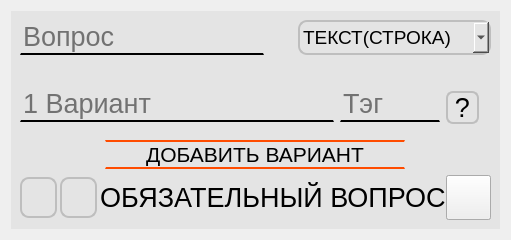
                  <widget class="QWidget" name="page_5">
                   <layout class="QVBoxLayout" name="verticalLayout_20">
                    <item>
                     <layout class="QHBoxLayout" name="horizontalLayout_99">
                      <item>
                       <widget class="QWidget" name="widget_5" native="true">
                        <property name="maximumSize">
                         <size>
                          <width>900</width>
                          <height>400</height>
                         </size>
                        </property>
                        <property name="styleSheet">
                         <string notr="true">#widget_5 {
background-color: rgb(228, 228, 228)
}</string>
                        </property>
                        <layout class="QVBoxLayout" name="verticalLayout_18">
                         <property name="sizeConstraint">
                          <enum>QLayout::SetDefaultConstraint</enum>
                         </property>
                         <item>
                          <layout class="QHBoxLayout" name="horizontalLayout_34">
                           <item>
                            <layout class="QHBoxLayout" name="horizontalLayout_35">
                             <item>
                              <widget class="QLineEdit" name="Vopros_3">
                               <property name="maximumSize">
                                <size>
                                 <width>425</width>
                                 <height>60</height>
                                </size>
                               </property>
                               <property name="font">
                                <font>
                                 <pointsize>20</pointsize>
                                </font>
                               </property>
                               <property name="styleSheet">
                                <string notr="true">border-top: 0px solid;
border-bottom: 2px solid;
background-color: rgb(228, 228, 228);</string>
                               </property>
                               <property name="alignment">
                                <set>Qt::AlignBottom|Qt::AlignLeading|Qt::AlignLeft</set>
                               </property>
                               <property name="placeholderText">
                                <string>Вопрос</string>
                               </property>
                              </widget>
                             </item>
                             <item>
                              <layout class="QHBoxLayout" name="horizontalLayout_36">
                               <property name="leftMargin">
                                <number>28</number>
                               </property>
                               <item>
                                <widget class="QComboBox" name="comboBox_3">
                                 <property name="maximumSize">
                                  <size>
                                   <width>220</width>
                                   <height>80</height>
                                  </size>
                                 </property>
                                 <property name="font">
                                  <font>
                                   <pointsize>14</pointsize>
                                  </font>
                                 </property>
                                 <property name="styleSheet">
                                  <string notr="true">#comboBox_3 {
border: 2px solid;
border-radius: 9px;
border-color:rgb(190, 190, 190) ;
background-color: rgb(228, 228, 228);
}
#comboBox_3:hover {
background-color: rgb(219, 219, 219);
}
#comboBox_3:pressed { 
background-color:rgb(219, 219, 219);
}
</string>
                                 </property>
                                 <item>
                                  <property name="text">
                                   <string>ТЕКСТ(СТРОКА)</string>
                                  </property>
                                 </item>
                                 <item>
                                  <property name="text">
                                   <string>ТЕКСТ(АБЗАЦ)</string>
                                  </property>
                                 </item>
                                 <item>
                                  <property name="text">
                                   <string>ОДИН ИЗ СПИСКА</string>
                                  </property>
                                 </item>
                                 <item>
                                  <property name="text">
                                   <string>МН. ИЗ СПИСКА</string>
                                  </property>
                                 </item>
                                 <item>
                                  <property name="text">
                                   <string>РАСКР. СПИСОК</string>
                                  </property>
                                 </item>
                                 <item>
                                  <property name="text">
                                   <string>ШКАЛА</string>
                                  </property>
                                 </item>
                                 <item>
                                  <property name="text">
                                   <string>ДАТА</string>
                                  </property>
                                 </item>
                                 <item>
                                  <property name="text">
                                   <string>ВРЕМЯ</string>
                                  </property>
                                 </item>
                                </widget>
                               </item>
                              </layout>
                             </item>
                            </layout>
                           </item>
                          </layout>
                         </item>
                         <item>
                          <layout class="QHBoxLayout" name="horizontalLayout_37">
                           <item>
                            <layout class="QHBoxLayout" name="horizontalLayout_38">
                             <item>
                              <widget class="QLineEdit" name="Kratki_otvet_2">
                               <property name="maximumSize">
                                <size>
                                 <width>425</width>
                                 <height>60</height>
                                </size>
                               </property>
                               <property name="font">
                                <font>
                                 <pointsize>20</pointsize>
                                </font>
                               </property>
                               <property name="styleSheet">
                                <string notr="true">border-top: 0px solid;
border-bottom: 2px solid;
background-color: rgb(228, 228, 228);</string>
                               </property>
                               <property name="alignment">
                                <set>Qt::AlignBottom|Qt::AlignLeading|Qt::AlignLeft</set>
                               </property>
                               <property name="placeholderText">
                                <string>1 Вариант</string>
                               </property>
                              </widget>
                             </item>
                            </layout>
                           </item>
                           <item>
                            <layout class="QHBoxLayout" name="horizontalLayout_39">
                             <item>
                              <widget class="QLineEdit" name="Tag_3">
                               <property name="maximumSize">
                                <size>
                                 <width>100</width>
                                 <height>60</height>
                                </size>
                               </property>
                               <property name="font">
                                <font>
                                 <pointsize>20</pointsize>
                                </font>
                               </property>
                               <property name="styleSheet">
                                <string notr="true">border-top: 0px solid;
border-bottom: 2px solid;
background-color: rgb(228, 228, 228);</string>
                               </property>
                               <property name="alignment">
                                <set>Qt::AlignBottom|Qt::AlignLeading|Qt::AlignLeft</set>
                               </property>
                               <property name="placeholderText">
                                <string>Тэг</string>
                               </property>
                              </widget>
                             </item>
                             <item>
                              <layout class="QVBoxLayout" name="verticalLayout_19">
                               <item>
                                <spacer name="verticalSpacer_3">
                                 <property name="orientation">
                                  <enum>Qt::Vertical</enum>
                                 </property>
                                 <property name="sizeType">
                                  <enum>QSizePolicy::Fixed</enum>
                                 </property>
                                 <property name="sizeHint" stdset="0">
                                  <size>
                                   <width>45</width>
                                   <height>30</height>
                                  </size>
                                 </property>
                                </spacer>
                               </item>
                               <item>
                                <widget class="QPushButton" name="Button_Question_3">
                                 <property name="maximumSize">
                                  <size>
                                   <width>33</width>
                                   <height>33</height>
                                  </size>
                                 </property>
                                 <property name="font">
                                  <font>
                                   <pointsize>20</pointsize>
                                  </font>
                                 </property>
                                 <property name="styleSheet">
                                  <string notr="true">#Button_Question_3 {
border: 2px solid;
border-radius: 7px;
border-color:rgb(190, 190, 190);
background-color: rgb(228, 228, 228);
}
#Button_Question_3:hover {
background-color:rgb(219, 219, 219);
}
#Button_Question_3:pressed { 
background-color:rgb(204, 204, 204);
}</string>
                                 </property>
                                 <property name="text">
                                  <string>?</string>
                                 </property>
                                </widget>
                               </item>
                              </layout>
                             </item>
                            </layout>
                           </item>
                          </layout>
                         </item>
                         <item>
                          <layout class="QHBoxLayout" name="horizontalLayout_40">
                           <property name="topMargin">
                            <number>10</number>
                           </property>
                           <item>
                            <widget class="QPushButton" name="pushButton_DOPvariany">
                             <property name="maximumSize">
                              <size>
                               <width>300</width>
                               <height>40</height>
                              </size>
                             </property>
                             <property name="font">
                              <font>
                               <pointsize>16</pointsize>
                              </font>
                             </property>
                             <property name="styleSheet">
                              <string notr="true">#pushButton_DOPvariany {
border-top: 2px solid;
border-top-color: rgb(255, 76, 0);
border-bottom: 2px solid;
border-bottom-color: rgb(255, 76, 0);
}
#pushButton_DOPvariany:hover {
background: rgb(219, 219, 219);
transition: 3s;
}
#pushButton_DOPvariany:pressed {
background: rgb(204, 204, 204);
transition: 3s;
}</string>
                             </property>
                             <property name="text">
                              <string>ДОБАВИТЬ ВАРИАНТ</string>
                             </property>
                            </widget>
                           </item>
                          </layout>
                         </item>
                         <item>
                          <layout class="QHBoxLayout" name="horizontalLayout_41">
                           <property name="spacing">
                            <number>3</number>
                           </property>
                           <item>
                            <widget class="QPushButton" name="Button_delete_3">
                             <property name="maximumSize">
                              <size>
                               <width>41</width>
                               <height>41</height>
                              </size>
                             </property>
                             <property name="styleSheet">
                              <string notr="true">#Button_delete_3 {
image: url(:/delete/Rectangle_32.png);
border: 2px solid;
border-radius: 9px;
border-color:rgb(190, 190, 190);
background-color: rgb(228, 228, 228);
}
#Button_delete_3:hover {
background-color:rgb(219, 219, 219);
}
#Button_delete_3:pressed { 
background-color:rgb(204, 204, 204);
}
</string>
                             </property>
                             <property name="text">
                              <string/>
                             </property>
                             <property name="icon">
                              <iconset>
                               <normaloff>../../../../../1621635.png</normaloff>../../../../../1621635.png</iconset>
                             </property>
                            </widget>
                           </item>
                           <item>
                            <widget class="QPushButton" name="pushButton_copy_3">
                             <property name="maximumSize">
                              <size>
                               <width>41</width>
                               <height>41</height>
                              </size>
                             </property>
                             <property name="styleSheet">
                              <string notr="true">#pushButton_copy_3 {
image: url(:/copy/1621635.png);
border: 2px solid;
border-radius: 9px;
border-color:rgb(190, 190, 190);
background-color: rgb(228, 228, 228);
}
#pushButton_copy_3:hover {
background-color:rgb(219, 219, 219);
}
#pushButton_copy_3:pressed { 
background-color:rgb(204, 204, 204);
}
</string>
                             </property>
                             <property name="text">
                              <string/>
                             </property>
                            </widget>
                           </item>
                           <item>
                            <layout class="QHBoxLayout" name="horizontalLayout_42">
                             <property name="spacing">
                              <number>0</number>
                             </property>
                             <item>
                              <widget class="QLabel" name="Obyazatelny_vopros_3">
                               <property name="maximumSize">
                                <size>
                                 <width>400</width>
                                 <height>34</height>
                                </size>
                               </property>
                               <property name="font">
                                <font>
                                 <pointsize>20</pointsize>
                                </font>
                               </property>
                               <property name="text">
                                <string>ОБЯЗАТЕЛЬНЫЙ ВОПРОС</string>
                               </property>
                              </widget>
                             </item>
                             <item>
                              <widget class="QWidget" name="widget_6" native="true">
                               <property name="minimumSize">
                                <size>
                                 <width>45</width>
                                 <height>45</height>
                                </size>
                               </property>
                               <property name="maximumSize">
                                <size>
                                 <width>45</width>
                                 <height>45</height>
                                </size>
                               </property>
                               <widget class="QPushButton" name="pushButton_6">
                                <property name="geometry">
                                 <rect>
                                  <x>0</x>
                                  <y>0</y>
                                  <width>45</width>
                                  <height>45</height>
                                 </rect>
                                </property>
                                <property name="maximumSize">
                                 <size>
                                  <width>45</width>
                                  <height>45</height>
                                 </size>
                                </property>
                                <property name="text">
                                 <string/>
                                </property>
                               </widget>
                               <widget class="QPushButton" name="pushButton_7">
                                <property name="geometry">
                                 <rect>
                                  <x>0</x>
                                  <y>0</y>
                                  <width>45</width>
                                  <height>45</height>
                                 </rect>
                                </property>
                                <property name="maximumSize">
                                 <size>
                                  <width>45</width>
                                  <height>45</height>
                                 </size>
                                </property>
                                <property name="text">
                                 <string/>
                                </property>
                                <property name="icon">
                                 <iconset>
                                  <normaloff>../../../../../png-clipart-check-mark-computer-icons-symbol-miscellaneous-angle.png</normaloff>../../../../../png-clipart-check-mark-computer-icons-symbol-miscellaneous-angle.png</iconset>
                                </property>
                               </widget>
                              </widget>
                             </item>
                            </layout>
                           </item>
                          </layout>
                         </item>
                        </layout>
                       </widget>
                      </item>
                     </layout>
                    </item>
                   </layout>
                  </widget>
